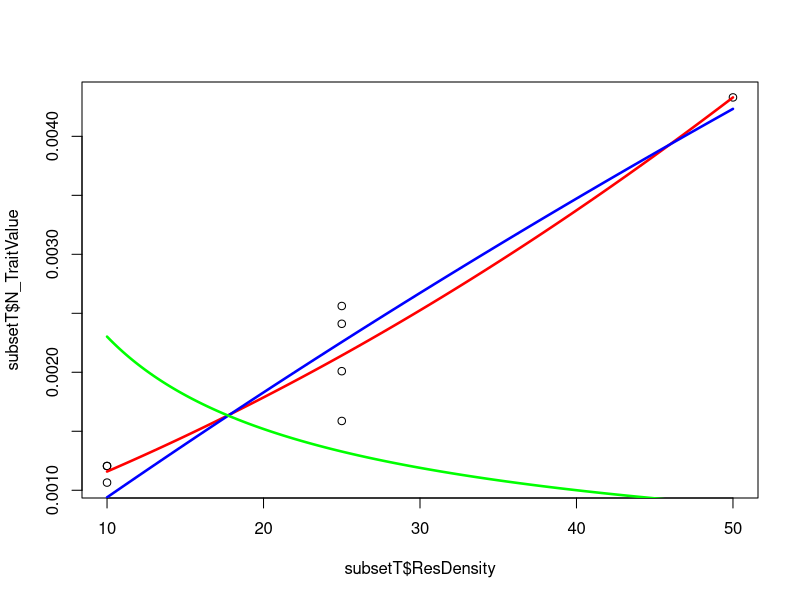
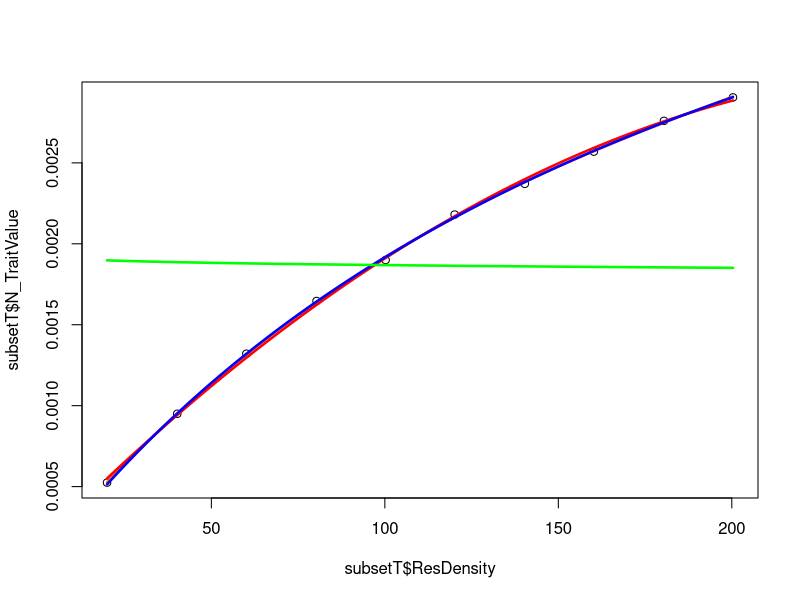
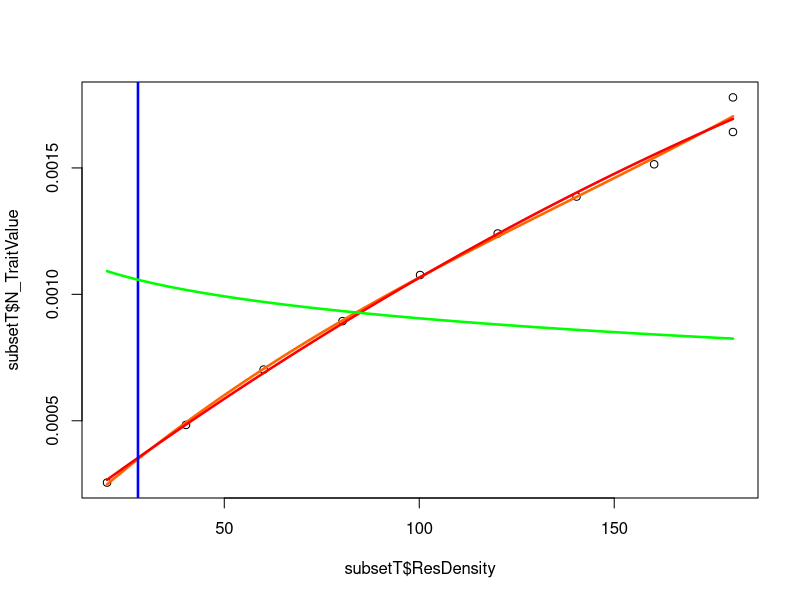
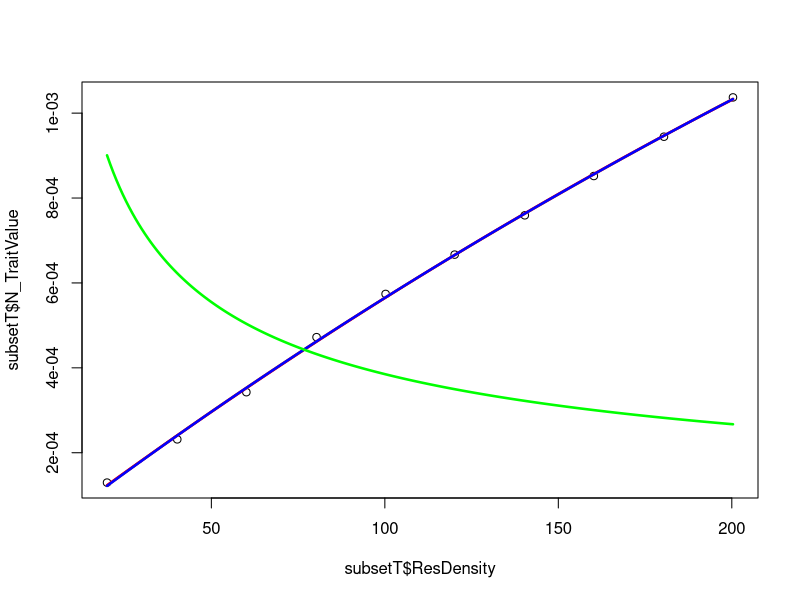
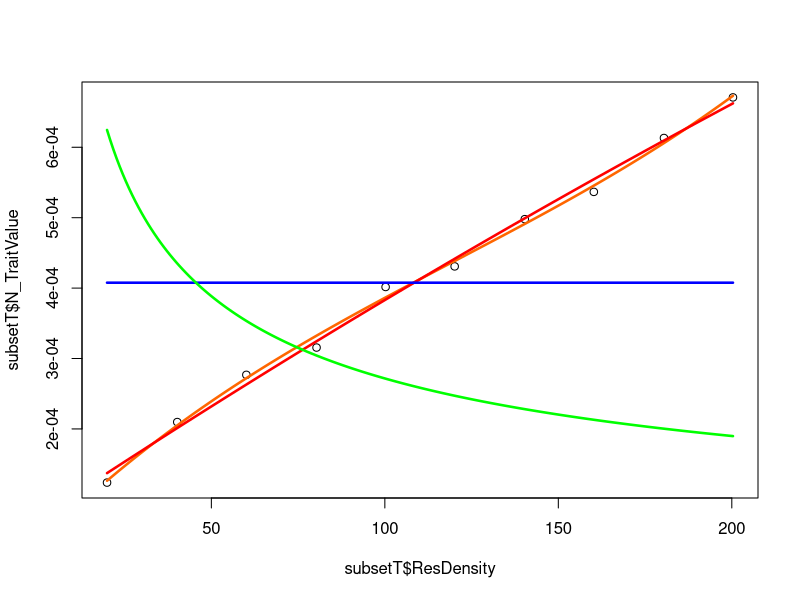
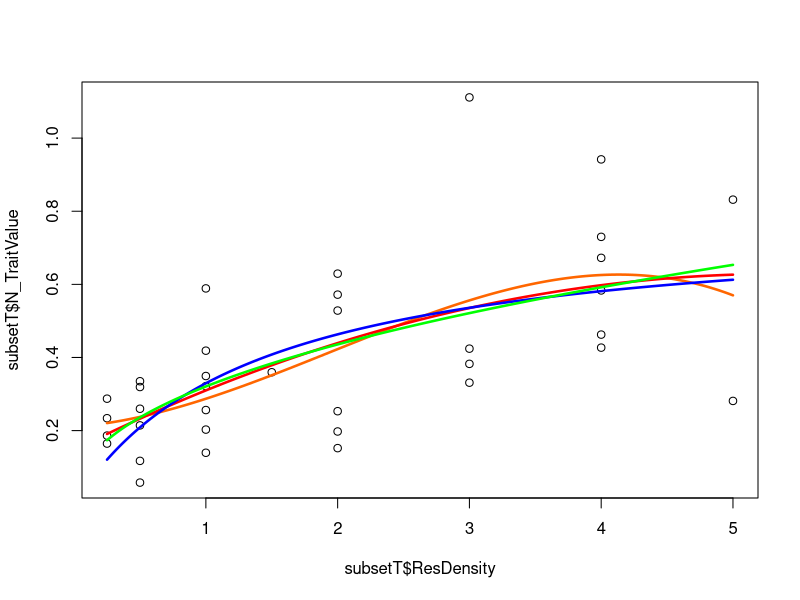
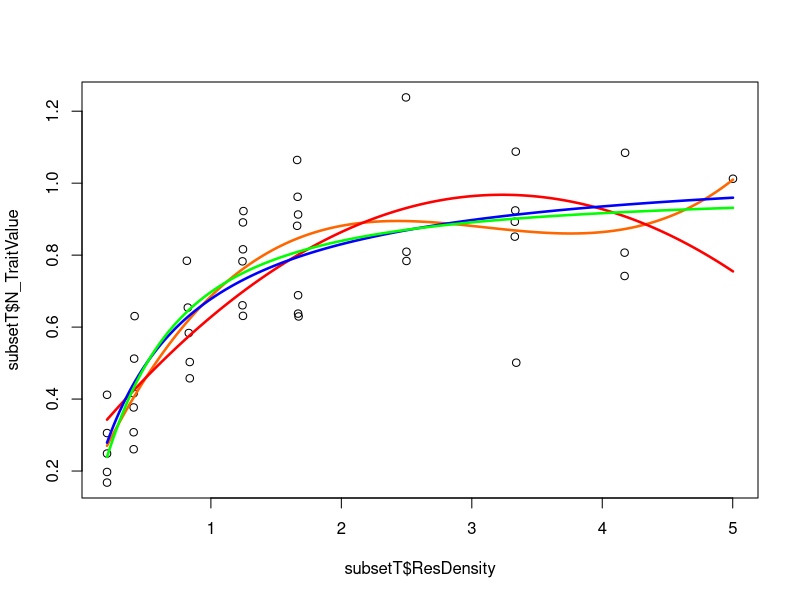
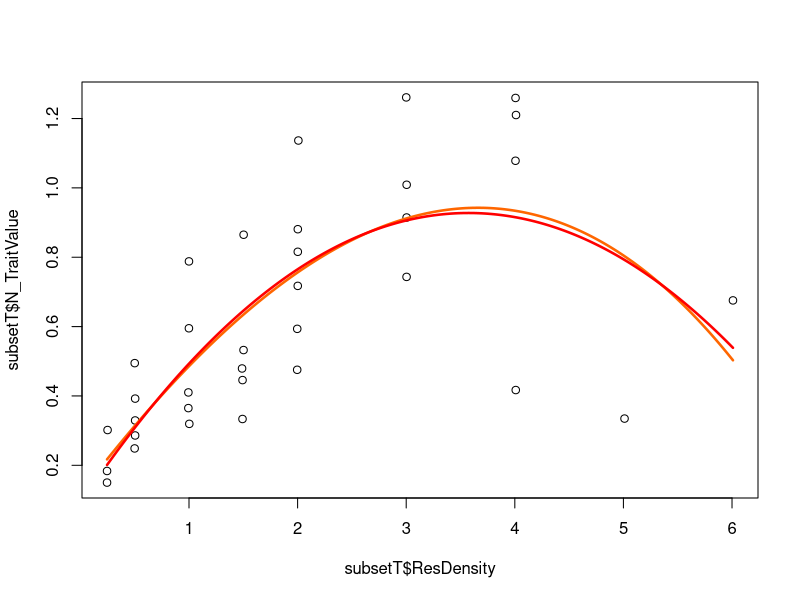

Here is the R script that generated these plots, in order: (Note: this script raises an error after producing the figures.)
require("minpack.lm")
#require("browser")


data<-read.csv("../Data/CRatsort.csv")


#to find initial values
Start<- function(subsetT) {
  h0=max(subsetT$N_TraitValue)
  #ht to find gradient of points below highest point
  ht=0.95*h0
  #subsetbelowht
  subseth<-subset(subsetT,subsetT$N_TraitValue < ht)
    #linear model to find gradient- either for all or some values depending on number of values
    if (nrow(subseth)>2) {
    modht=lm(N_TraitValue~ResDensity,data=subseth)
    #linear model for all values to find gradient if very few values
    } else {
    modht=lm(N_TraitValue~ResDensity,data=subsetT) }
  
  ##obtain gridient from model
  a0<-as.numeric(modht$coefficients[2])
  ##make matrix for initial values and aic
  mat<-matrix(nrow=200,ncol=4)
  #mat<-matrix(nrow=100,ncol=3)
  #for each row in matrix, sample around initial values and calculate model and AIC 
  for (k in 1:(nrow(mat))){
    #print(j)
    vala<-rnorm(1,mean=a0, 1)
    valh<-rnorm(1,mean=h0, 1)
    valq<-rnorm(1,mean=1.5, 1)
    #valq<-0
    mat[k,1]<-vala
    mat[k,2]<-valh
    mat[k,3]<-valq
    HolFit<-try(nlsLM(N_TraitValue ~ HollingGEN(ResDensity,a,h,q), data=subsetT, start=list(a=vala, h=valh, q=valq)),silent=TRUE)
    #HolFit<-try(nlsLM(N_TraitValue ~ Holling(ResDensity,a,h), data=subsetT, start=list(a=vala, h=valh)),silent=TRUE)
    if("try-error" %in% class(HolFit)){        
      mat[k,4]<-"error"  
    #calculate AIC for sucessful
      } else {
      mat[k,4]<-AIC(HolFit) 
      #mat[j,3]<-AIC(HolFit)  
      }
  }
  #min(mat[,3])
  #minAIC<-which.min(mat[,3])
  #minAIC<-which(mat[,3] == min(mat[,3],na.rm=TRUE,arr.ind=TRUE))
  #find initial values with the lowest AIC
  minAIC<-which(mat[,4] == min(mat[,4],na.rm=TRUE,arr.ind=TRUE))
  
  #min(mat[,3])
  #mat<-as.data.frame(mat)
  #suub<-subset(mat,mat[,3]==min(mat[,3]))
  #capture initial values
  initA<-mat[minAIC,1]
  initH<-mat[minAIC,2]
  initQ<-mat[minAIC,3]
  #initA<-suub[1]
  #initH<-suub[2]
  #return(c(initA,initH)) }
  return(c(initA,initH,initQ)) }


Holling<- function(xR,a,h){
 return((a*xR)/(1+(h*a*xR)))
}
#}
HollingGEN<- function(xR,a,h,q){
  return(((a*xR)^(q+1))/(1+(h*a*xR)^(q+1)))
}
#
#l#istID<-39910
listID<-as.numeric(unique(data$ID))
#listID<-c(39841,39839,39842)
issuesH<-vector()
issuesG<-vector()
issuesPC<-vector()
issuesP<-vector()
modelqual<-matrix(nrow=length(listID),ncol=5)
modelqualb<-matrix(nrow=length(listID),ncol=5)

j=0
Best<-matrix(ncol=5,nrow=length(listID))
for (i in listID){
  j=j+1
  modelqual[j,1]<-i
  modelqualb[j,1]<-i
  
  subsetT<-subset(data, ID==i)
  colnames(modelqual)<-c("ID","Holling","Holling_General","Pol_Quadratic","Pol_Cubic")
  colnames(modelqualb)<-c("ID","Holling","Holling_General","Pol_Quadratic","Pol_Cubic")
  #starting values
  out<-Start(subsetT)
  #model fitting
  HolFit<-try(nlsLM(N_TraitValue ~ Holling(ResDensity,a,h), data=subsetT, start=list(a=out[1],h=out[2])),silent=TRUE)
  HolFitGEN<-try(nlsLM(N_TraitValue ~ HollingGEN(ResDensity,a,h,q), data=subsetT, start=list(a=out[1],h=out[2],q=out[3])),silent=TRUE)
  pol<-try(lm(N_TraitValue ~ poly(ResDensity, degree=2), data=subsetT), silent=TRUE)
  polc<-try(lm(N_TraitValue ~ poly(ResDensity, degree=3), data=subsetT),silent=TRUE)
  Lengths<- seq(min(subsetT$ResDensity), max(subsetT$ResDensity),len=200)  
  pdf(paste0("../Results/Holgraphs/",i,".pdf") )
  plot(subsetT$ResDensity,subsetT$N_TraitValue) 
  if(!("try-error" %in% class(polc))){
  #   &(AIC(polc)!="-Inf")){
    Predic2Plotpolc<- predict.lm(polc, data.frame(ResDensity=Lengths) )
    lines(Lengths,Predic2Plotpolc,col="#FF6600",lwd=2.5) 
    if (AIC(polc)!=-Inf){
      modelqual[j,5]<-AIC(polc)}
    if (BIC(polc)!=-Inf){
      modelqualb[j,5]<-BIC(polc)}
    
    #modelqualb[j,5]<-BIC(polc)
  }else{
    issuesPC<-append(issuesPC,i)
    modelqual[j,5]<-"NA"
    modelqualb[j,5]<-"NA"

    }
  if("try-error" %in% class(pol)){
    issuesP<-append(issuesP,i)
    modelqual[j,4]<-"NA"
    modelqualb[j,4]<-"NA"
    
      }else{
    Predic2Plotpol<- predict.lm(pol, data.frame(ResDensity=Lengths) )
    lines(Lengths,Predic2Plotpol,col="red",lwd=2.5)
    modelqual[j,4]<-AIC(pol)
    modelqualb[j,4]<-BIC(pol)
    
      }
  if("try-error" %in% class(HolFit)){        
    issuesH<-append(issuesH,i)
    modelqual[j,2]<-"NA"
    modelqualb[j,2]<-"NA"
    
  } else {
    #   #first need to generate x so can calc predicted ys
    Predic2PlotHol<- Holling(Lengths, coef(HolFit)["a"], coef(HolFit)["h"])
    # pdf(paste0("../Results/Holgraphs/",i,".pdf") )
    #plot(subsetT$ResDensity,subsetT$N_TraitValue) 
    
    lines(Lengths,Predic2PlotHol,col="blue",lwd=2.5) 
    modelqual[j,2]<-AIC(HolFit)
    modelqualb[j,2]<-BIC(HolFit)
    
        #lines(Lengths,Predic2Plotpol,col="red",lwd=2.5) 
  }
if("try-error" %in% class(HolFitGEN)){        
    issuesG<-append(issuesG,i)
    #pdf(paste0("../Results/Holgraphs/",i,".pdf") )
    #plot(subsetT$ResDensity,subsetT$N_TraitValue) 
    #lines(Lengths,Predic2Plotpol,col="red",lwd=2.5) 
    modelqual[j,3]<-"NA"
    modelqualb[j,3]<-"NA"
    
  } else {
    #   #first need to generate x so can calc predicted ys
    Predic2PlotHolGEN<- HollingGEN(Lengths, coef(HolFitGEN)["a"], coef(HolFitGEN)["h"] , coef(HolFitGEN)["q"])
    lines(Lengths,Predic2PlotHolGEN,col="green",lwd=2.5)
# pdf(paste0("../Results/Holgraphs/",i,".pdf") )
    #plot(subsetT$ResDensity,subsetT$N_TraitValue) 
    #lines(Lengths,Predic2Plotpol,col="red",lwd=2.5) 
    modelqual[j,3]<-AIC(HolFitGEN)  
    modelqualb[j,3]<-BIC(HolFitGEN)  
    
  }
  graphics.off()
  ##try to move into above loop?
  #s=0
 #for (l in listID) {
    #s=s+1
 Best[j,1]<-i
    #t<-which(modelqual[,1]==l)
    #print(t)
   # Best[s,2]<-
 ###not callign correct valye
 t<-which(modelqual[,1]==i)
 u<-which(modelqualb[,1]==i)
 Best[j,2]<- which(modelqual[t,2:5]==min(as.numeric(modelqual[t,2:5]),na.rm = TRUE))
 Best[j,4]<- which(modelqualb[u,2:5]==min(as.numeric(modelqualb[u,2:5]),na.rm=TRUE))
 
 #na.rm=TRUE, arr.ind=TRUE)
  #Best[j,2]<- which(modelqual[j,2:5]==a), na.rm=TRUE, arr.ind=FALSE))
 
 Best[j,3]<-min(as.numeric(modelqual[t,2:5]),na.rm=TRUE)
 Best[j,5]<-min(as.numeric(modelqualb[u,2:5]),na.rm=TRUE)
 
    #this isnt working bc l isn't an index
#  }
}

write.csv("../Results/CRatBest.csv")

  #minAIC<-which(mat[,4] == min(mat[,4],na.rm=TRUE,arr.ind=TRUE))

#     #AICdiff<-AIC(PowFit)-AIC(QuaFit)
#     #print(paste("AIC difference for", i, "is", AICdiff))
#     #BICdiff<-BIC(PowFit)-BIC(QuaFit)
#     #print(paste("BIC difference for", i, "is", BICdiff))
#
# ####this code is v bad, fix!'
# # size<-nrow(subset)
# #sizes<-c(sizes,size)
# #}
# #sort(sizes)
#
# ##SHOOULD I GRAB MEAN?
# #model<-function(a,xR,h){
# #  return((a*xR)/(1+(h*a*xR)))
# #}
# for (j in 1:(nrow(mat))){
#   vala<-rnorm(1,out[1], 1)
#   valh<-rnorm(1,out[2], 1)
#   mat[j,1]<-vala

#   mat[j,2]<-valh
#   HolFit<-nlsLM(N_TraitValue ~ Holling(ResDensity, a, h), data=subsetT, start=list(a=vala, h=valh))
#   mat[j,3]<-AIC(HolFit)
#   return(mat)
#This works! 20 where doesn't.' remove? then compare with polyomial for eACH ? AIC
